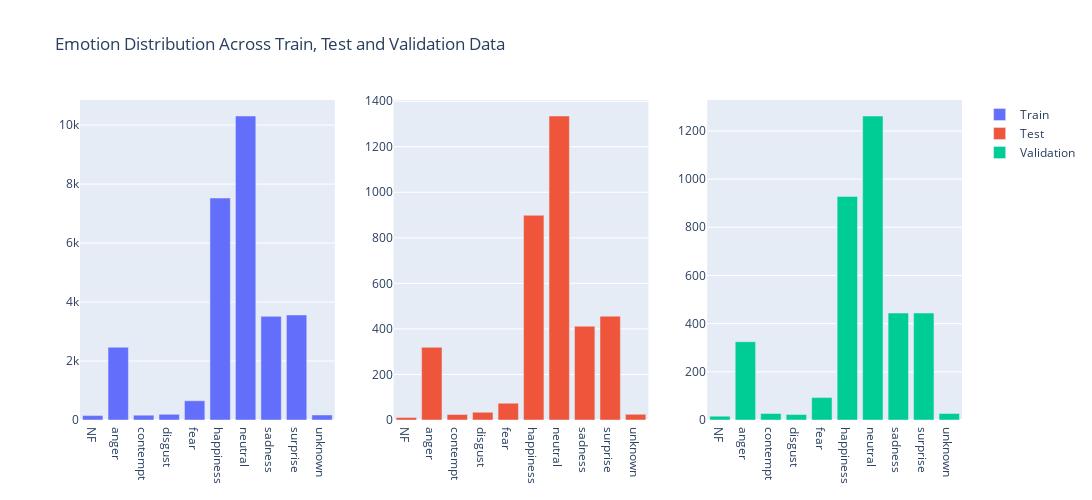

Notebook code for this chart:
### Code cell
# Count emotions for each dataset
train_counts = train_df['new_emotion'].value_counts().sort_index()
test_counts = test_df['new_emotion'].value_counts().sort_index()
validation_counts = validation_df['new_emotion'].value_counts().sort_index()

fig = make_subplots(rows=1, cols=3)

fig.append_trace(go.Bar(
    x=train_counts.index,
    y=train_counts.values,
    name='Train'
), row=1, col=1)

fig.append_trace(go.Bar(
    x=test_counts.index,
    y=test_counts.values,
    name='Test'
), row=1, col=2)

fig.append_trace(go.Bar(
    x=validation_counts.index,
    y=validation_counts.values,
    name='Validation'
), row=1, col=3)

fig.update_layout(height=500, width=1500, title_text="Emotion Distribution Across Train, Test and Validation Data")
# fig.show()
iplot(fig) # to display graph offline

### Figure 1 — Plotly figure (JSON) as saved in the notebook; plotly's stock layout.template omitted (floating-point values rounded to 4 significant figures)
{"data": [{"name": "Train", "x": ["NF", "anger", "contempt", "disgust", "fear", "happiness", "neutral", "sadness", "surprise", "unknown"], "xaxis": "x", "y": [150, 2467, 165, 191, 652, 7528, 10309, 3515, 3562, 170], "yaxis": "y", "type": "bar"}, {"name": "Test", "x": ["NF", "anger", "contempt", "disgust", "fear", "happiness", "neutral", "sadness", "surprise", "unknown"], "xaxis": "x2", "y": [11, 319, 24, 34, 74, 899, 1335, 412, 456, 25], "yaxis": "y2", "type": "bar"}, {"name": "Validation", "x": ["NF", "anger", "contempt", "disgust", "fear", "happiness", "neutral", "sadness", "surprise", "unknown"], "xaxis": "x3", "y": [16, 325, 27, 23, 93, 928, 1262, 444, 444, 27], "yaxis": "y3", "type": "bar"}], "layout": {"height": 500, "title": {"text": "Emotion Distribution Across Train, Test and Validation Data"}, "width": 1500, "xaxis": {"anchor": "y", "domain": [0, 0.2889]}, "yaxis": {"anchor": "x", "domain": [0, 1]}, "xaxis2": {"anchor": "y2", "domain": [0.3556, 0.6444]}, "yaxis2": {"anchor": "x2", "domain": [0, 1]}, "xaxis3": {"anchor": "y3", "domain": [0.7111, 1]}, "yaxis3": {"anchor": "x3", "domain": [0, 1]}}}
